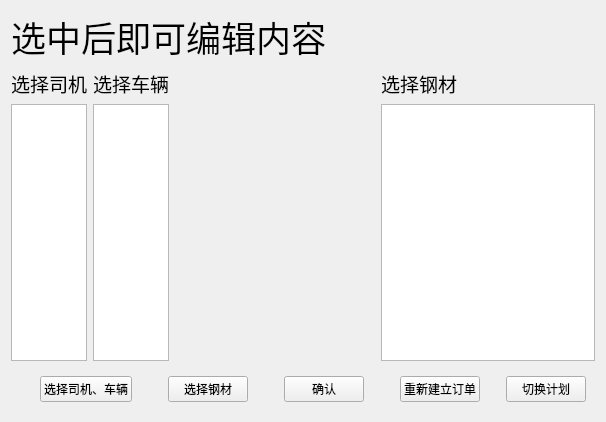
<?xml version="1.0" encoding="UTF-8"?>
<ui version="4.0">
 <class>NewOrder</class>
 <widget class="QWidget" name="NewOrder">
  <property name="geometry">
   <rect>
    <x>0</x>
    <y>0</y>
    <width>550</width>
    <height>422</height>
   </rect>
  </property>
  <property name="sizePolicy">
   <sizepolicy hsizetype="Expanding" vsizetype="Expanding">
    <horstretch>0</horstretch>
    <verstretch>0</verstretch>
   </sizepolicy>
  </property>
  <property name="windowTitle">
   <string>Form</string>
  </property>
  <layout class="QGridLayout" name="gridLayout">
   <item row="1" column="0">
    <layout class="QHBoxLayout" name="horizontalLayout">
     <item>
      <layout class="QVBoxLayout" name="verticalLayout">
       <item>
        <widget class="QLabel" name="driverLabel">
         <property name="text">
          <string>&lt;html&gt;&lt;head/&gt;&lt;body&gt;&lt;p&gt;&lt;span style=&quot; font-size:14pt;&quot;&gt;选择司机&lt;/span&gt;&lt;/p&gt;&lt;/body&gt;&lt;/html&gt;</string>
         </property>
        </widget>
       </item>
       <item>
        <widget class="QTableView" name="driverTableView">
         <property name="minimumSize">
          <size>
           <width>50</width>
           <height>0</height>
          </size>
         </property>
         <property name="maximumSize">
          <size>
           <width>100</width>
           <height>1654752</height>
          </size>
         </property>
        </widget>
       </item>
      </layout>
     </item>
     <item>
      <layout class="QVBoxLayout" name="verticalLayout_2">
       <item>
        <widget class="QLabel" name="truckLabel">
         <property name="text">
          <string>&lt;html&gt;&lt;head/&gt;&lt;body&gt;&lt;p&gt;&lt;span style=&quot; font-size:14pt;&quot;&gt;选择车辆&lt;/span&gt;&lt;/p&gt;&lt;/body&gt;&lt;/html&gt;</string>
         </property>
        </widget>
       </item>
       <item>
        <widget class="QTableView" name="truckTableView">
         <property name="minimumSize">
          <size>
           <width>0</width>
           <height>80</height>
          </size>
         </property>
         <property name="maximumSize">
          <size>
           <width>100</width>
           <height>16777215</height>
          </size>
         </property>
        </widget>
       </item>
      </layout>
     </item>
     <item>
      <widget class="QLabel" name="pictureLable">
       <property name="minimumSize">
        <size>
         <width>200</width>
         <height>0</height>
        </size>
       </property>
       <property name="text">
        <string/>
       </property>
       <property name="scaledContents">
        <bool>true</bool>
       </property>
      </widget>
     </item>
     <item>
      <layout class="QVBoxLayout" name="verticalLayout_3">
       <item>
        <widget class="QLabel" name="steelLabel">
         <property name="text">
          <string>&lt;html&gt;&lt;head/&gt;&lt;body&gt;&lt;p&gt;&lt;span style=&quot; font-size:14pt;&quot;&gt;选择钢材&lt;/span&gt;&lt;/p&gt;&lt;/body&gt;&lt;/html&gt;</string>
         </property>
        </widget>
       </item>
       <item>
        <widget class="QTableView" name="steelTableView">
         <property name="minimumSize">
          <size>
           <width>200</width>
           <height>0</height>
          </size>
         </property>
        </widget>
       </item>
      </layout>
     </item>
    </layout>
   </item>
   <item row="2" column="0">
    <widget class="QWidget" name="widget" native="true">
     <layout class="QGridLayout" name="gridLayout_2">
      <item row="0" column="3">
       <widget class="QPushButton" name="selectSButton">
        <property name="text">
         <string>选择钢材</string>
        </property>
       </widget>
      </item>
      <item row="0" column="0">
       <spacer name="horizontalSpacer_6">
        <property name="orientation">
         <enum>Qt::Horizontal</enum>
        </property>
        <property name="sizeType">
         <enum>QSizePolicy::Fixed</enum>
        </property>
        <property name="sizeHint" stdset="0">
         <size>
          <width>20</width>
          <height>20</height>
         </size>
        </property>
       </spacer>
      </item>
      <item row="0" column="1">
       <widget class="QPushButton" name="selectDTButton">
        <property name="text">
         <string>选择司机、车辆</string>
        </property>
       </widget>
      </item>
      <item row="0" column="6">
       <spacer name="horizontalSpacer_5">
        <property name="orientation">
         <enum>Qt::Horizontal</enum>
        </property>
        <property name="sizeType">
         <enum>QSizePolicy::Fixed</enum>
        </property>
        <property name="sizeHint" stdset="0">
         <size>
          <width>30</width>
          <height>20</height>
         </size>
        </property>
       </spacer>
      </item>
      <item row="0" column="5">
       <widget class="QPushButton" name="commitButton">
        <property name="text">
         <string>确认</string>
        </property>
       </widget>
      </item>
      <item row="0" column="7">
       <widget class="QPushButton" name="recreateButton">
        <property name="text">
         <string>重新建立订单</string>
        </property>
       </widget>
      </item>
      <item row="0" column="8">
       <spacer name="horizontalSpacer_7">
        <property name="orientation">
         <enum>Qt::Horizontal</enum>
        </property>
        <property name="sizeType">
         <enum>QSizePolicy::Fixed</enum>
        </property>
        <property name="sizeHint" stdset="0">
         <size>
          <width>20</width>
          <height>20</height>
         </size>
        </property>
       </spacer>
      </item>
      <item row="0" column="2">
       <spacer name="horizontalSpacer_3">
        <property name="orientation">
         <enum>Qt::Horizontal</enum>
        </property>
        <property name="sizeType">
         <enum>QSizePolicy::Fixed</enum>
        </property>
        <property name="sizeHint" stdset="0">
         <size>
          <width>30</width>
          <height>20</height>
         </size>
        </property>
       </spacer>
      </item>
      <item row="0" column="4">
       <spacer name="horizontalSpacer_4">
        <property name="orientation">
         <enum>Qt::Horizontal</enum>
        </property>
        <property name="sizeType">
         <enum>QSizePolicy::Fixed</enum>
        </property>
        <property name="sizeHint" stdset="0">
         <size>
          <width>30</width>
          <height>20</height>
         </size>
        </property>
       </spacer>
      </item>
      <item row="0" column="9">
       <widget class="QPushButton" name="planButton">
        <property name="text">
         <string>切换计划</string>
        </property>
       </widget>
      </item>
     </layout>
    </widget>
   </item>
   <item row="0" column="0">
    <widget class="QLabel" name="label">
     <property name="text">
      <string>&lt;html&gt;&lt;head/&gt;&lt;body&gt;&lt;p&gt;&lt;span style=&quot; font-size:26pt;&quot;&gt;选中后即可编辑内容&lt;/span&gt;&lt;/p&gt;&lt;/body&gt;&lt;/html&gt;</string>
     </property>
    </widget>
   </item>
  </layout>
 </widget>
 <resources/>
 <connections/>
</ui>
